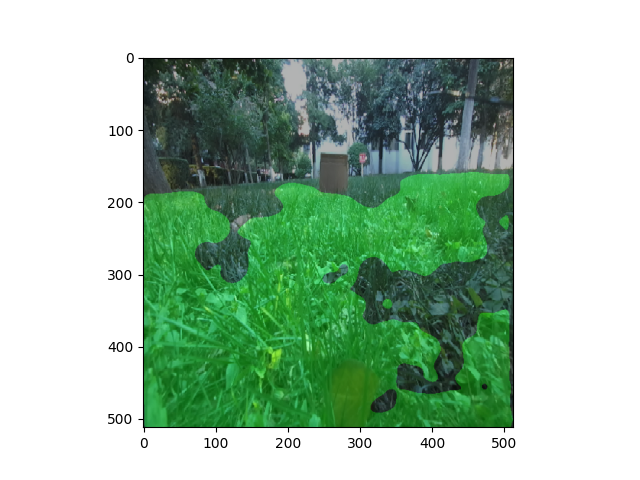

Write the Python code that produced this figure.
import argparse
import logging
import os

import numpy as np
import torch
import torch.nn.functional as F
from PIL import Image
from torchvision import transforms

from mobilenet.UNet_MobileNet import UNet
from utils.data_vis import plot_img_and_mask
from utils.dataset import BasicDataset
from matplotlib import pyplot as plt

def plot_image(origin_image, out_img,out_fn):
    def get_pallete():
        pallete = [
            0, 0, 0,
            255, 0, 0,
            0, 255, 0,
        ]
        return pallete

    out_img.putpalette(get_pallete())
    plt.imshow(origin_image)
    plt.imshow(out_img, alpha=0.3)
    print(f"save predicting image with name {out_fn} ")
    plt.savefig(out_fn)


def predict_img(net,
                full_img,
                device,
                scale_factor=1,
                out_threshold=0.5):
    net.eval()

    img = torch.from_numpy(BasicDataset.preprocess(full_img, scale_factor))
    img = img.unsqueeze(0)
    
    img = img.to(device=device, dtype=torch.float32)
    np.save("img.npy",img.cpu().numpy())
    with torch.no_grad():
        output = net(img)
        output = F.interpolate(output, (full_img.size[1], full_img.size[0]), mode='bilinear')
        if net.num_classes > 1:
            output = output.squeeze(0)
            probs = output.argmax(dim=0)
            probs = probs.to(device=device, dtype=torch.uint8)
        else:
            probs = torch.sigmoid(output)

        probs = probs.squeeze(0)

        full_mask = probs.squeeze().cpu().numpy()
        
    return full_mask


def get_args():
    parser = argparse.ArgumentParser(description='Predict masks from input images',
                                     formatter_class=argparse.ArgumentDefaultsHelpFormatter)
    parser.add_argument('--model', '-m', default='MODEL.pth',
                        metavar='FILE',
                        help="Specify the file in which the model is stored")
    parser.add_argument('--input', '-i', metavar='INPUT', nargs='+',
                        help='filenames of input images', required=True)

    parser.add_argument('--output', '-o', metavar='INPUT', nargs='+',
                        help='Filenames of ouput images')
    parser.add_argument('--viz', '-v', action='store_true',
                        help="Visualize the images as they are processed",
                        default=False)
    parser.add_argument('--no-save', '-n', action='store_true',
                        help="Do not save the output masks",
                        default=False)
    parser.add_argument('--mask-threshold', '-t', type=float,
                        help="Minimum probability value to consider a mask pixel white",
                        default=0.5)
    parser.add_argument('--scale', '-s', type=float,
                        help="Scale factor for the input images",
                        default=0.5)

    return parser.parse_args()


def get_output_filenames(args):
    in_files = args.input
    out_files = []

    if not args.output:
        for f in in_files:
            pathsplit = os.path.splitext(f)
            out_files.append("{}_OUT{}".format(pathsplit[0], pathsplit[1]))
    elif len(in_files) != len(args.output):
        logging.error("Input files and output files are not of the same length")
        raise SystemExit()
    else:
        out_files = args.output

    return out_files


def mask_to_image(mask):
    return Image.fromarray(mask.astype(np.uint8))


if __name__ == "__main__":
    args = get_args()
    in_files = args.input
    out_files = get_output_filenames(args)

    net = UNet(n_channels=3, num_classes=3)
    logging.info("Loading model {}".format(args.model))

    device = torch.device('cuda:1' if torch.cuda.is_available() else 'cpu')
    logging.info(f'Using device {device}')
    net.to(device=device)
    net.load_state_dict(torch.load(args.model, map_location=device))

    logging.info("Model loaded !")

    for i, fn in enumerate(in_files):
        logging.info("\nPredicting image {} ...".format(fn))

        img = Image.open(fn)
        img = img.convert("RGB")
        img = img.resize((512, 512),Image.NEAREST)
        mask = predict_img(net=net,
                           full_img=img,
                           scale_factor=args.scale,
                           out_threshold=args.mask_threshold,
                           device=device)

        out_fn = out_files[i]
        result = mask_to_image(mask)
        plot_image(img, result,out_fn)


